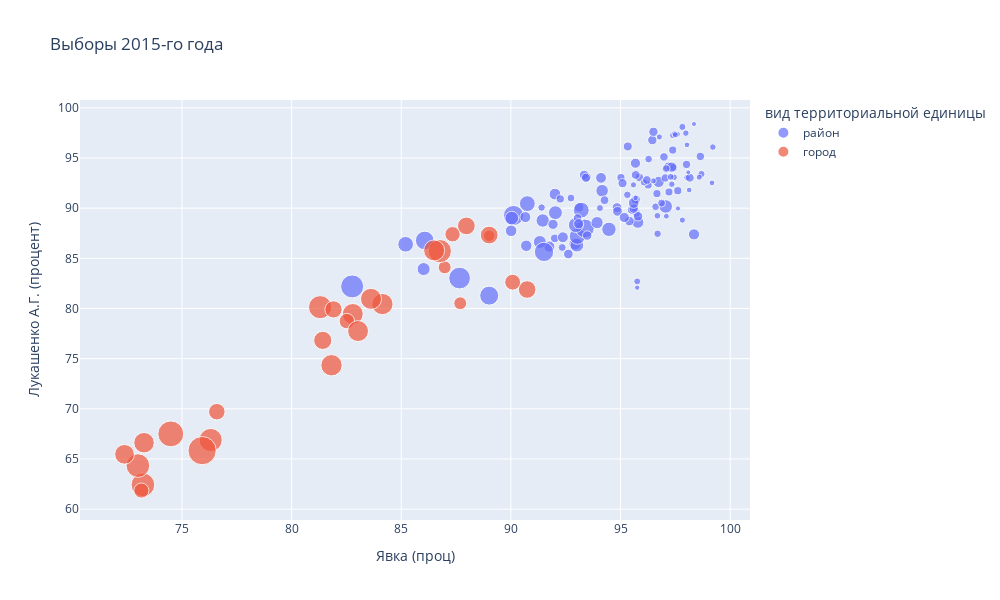

Notebook code cell kept with this figure:
### Markdown cell above
**Размер метки** соответвсвует количеству (полному) избирателей на участке. Соответсвенно, на графике очень отчётливо видна зависимость: чем больше населённый пункт -- тем меньше явка и процент голосов "за". Так же заметно, что, даже при одинаковом количестве избирателей на районном и городских участках, и явка и процент обычно больше на районных участках.


Хочется отметить "забавную" кучность точек отвечающих районам крупных городов. "Забавнее" всего получилось с районами Витебска: два района почти полностью совпадают, а третий сильно выбивается.

### Code cell
import plotly.express as px
fig = px.scatter(data1,
                 x="Явка (проц)",
                 y="Лукашенко А.Г. (процент)",
                 color='вид территориальной единицы',
                 hover_name='Наименование административно- территориальной (территориальной) единицы',
                title='Выборы 2015-го года',
                width=1000,
                height=600,
                size='Количество избирателей (всего)')
fig.show()

### Figure 1 — Plotly figure (JSON) as saved in the notebook; plotly's stock layout.template omitted (floating-point values rounded to 4 significant figures)
{"data": [{"hovertemplate": "<b>%{hovertext}</b><br><br>вид территориальной единицы=район<br>Явка (проц)=%{x}<br>Лукашенко А.Г. (процент)=%{y}<br>Количество избирателей (всего)=%{marker.size}<extra></extra>", "hovertext": ["Барановичский район", "Берёзовский район", "Брестский район", "Ганцевичский район", "Дрогичинский район", "Жабинковский район", "Ивановский район", "Ивацевичский район", "Каменецкий район", "Кобринский район", "Лунинецкий район", "Ляховичский район", "Малоритский район", "Пинский район", "Пружанский район", "Столинский район", "Бешенковичский район", "Браславский район", "Верхнедвинский район", "Витебский район", "Глубокский район", "Городокский район", "Докшицкий район", "Дубровенский район", "Лепельский район", "Лиозненский район", "Миорский район", "Оршанский  район", "Полоцкий район", "Поставский район", "Россонский район", "Сенненский район", "Толочинский район", "Ушачский район", "Чашникский район", "Шарковщинский район", "Шумилинский район", "Брагинский район", "Буда-Кошелевский район", "Ветковский район", "Гомельский район", "Добрушский район", "Ельский район", "Житковичский район", "Жлобинский район", "Калинковичский район", "Кормянский район", "Лельчицкий район", "Лоевский район", "Мозырский район", "Наровлянский район", "Октябрьский район", "Петриковский район", "Речицкий район", "Рогачевский район", "Светлогорский район", "Хойникский район", "Чечерский район", "Берестовицкий район", "Волковысский район", "Вороновский район", "Гродненский район", "Дятловский район", "Зельвенский район", "Ивьевский район", "Кореличский район", "Лидский район", "Мостовский район", "Новогрудский район", "Островецкий район", "Ошмянский район", "Свислочский район", "Слонимский район", "Сморгонский район", "Щучинский район", "Березинский район", "Борисовский район", "Вилейский район", "Воложинский район", "Дзержинский район", "Клецкий район", "Копыльский район", "Крупский район", "Логойский район", "Любанский район", "Минский район", "Молодечненский район", "Мядельский район", "Несвижский район", "Пуховичский район", "Слуцкий район", "Смолевичский район", "Солигорский район", "Стародорожский район", "Столбцовский район", "Узденский район", "Червенский район", "Белыничский район", "Бобруйский район", "Быховский район", "Глусский район", "Горецкий район", "Дрибинский район", "Кировский район", "Климовичский район", "Кличевский район", "Костюковичский район", "Краснопольский район", "Кричевский район", "Круглянский район", "Могилевский район", "Мстиславский район", "Осиповичский район", "Славгородский район", "Хотимский район", "Чаусский район", "Чериковский район", "Шкловский район"], "legendgroup": "район", "marker": {"color": "#636efa", "size": [26229, 43874, 28076, 21362, 29158, 17888, 31217, 42829, 26980, 61219, 55364, 20864, 17837, 37124, 37801, 54443, 12546, 20658, 16817, 27100, 27587, 17845, 19632, 11635, 26386, 11399, 16610, 120227, 73936, 27469, 7985, 18452, 19159, 11210, 25348, 12429, 14588, 9285, 25892, 13102, 57156, 30725, 12462, 27567, 77566, 46510, 10198, 19588, 9559, 105097, 7564, 11054, 24155, 74200, 43741, 66508, 15030, 11264, 12016, 55627, 21630, 40917, 22702, 13194, 20755, 17455, 103106, 21752, 35725, 19458, 24417, 13729, 50310, 39568, 34704, 18207, 139643, 36947, 28234, 49417, 22993, 22696, 20139, 26502, 24947, 156812, 106959, 22238, 30534, 52578, 72339, 35333, 110478, 15695, 31215, 18415, 24979, 15430, 13116, 22478, 10181, 30414, 8264, 15709, 19852, 11205, 19276, 7165, 25696, 11028, 34252, 16794, 38632, 9691, 8842, 14133, 10108, 21332], "sizemode": "area", "sizeref": 592.1, "symbol": "circle"}, "mode": "markers", "name": "район", "showlegend": true, "type": "scatter", "x": [96.45, 92.92, 94.84, 96.98, 97.19, 97.43, 97.33, 95.79, 93.45, 94.47, 93.01, 98.01, 97.08, 98.35, 96.74, 97.06, 99.21, 95.71, 96.69, 95.4, 92.62, 96.6, 96.66, 95.74, 95.8, 97.82, 91.4, 90.12, 90.75, 93.11, 97.62, 96.87, 96.26, 96.49, 95.69, 97.34, 94.06, 97.6, 96.5, 97.39, 92.03, 95.68, 97.98, 93.34, 93.03, 94.16, 97.46, 97.38, 98.03, 93.37, 98.35, 96.77, 95.33, 93.21, 93.93, 92.96, 97.82, 97.5, 98.03, 90.04, 95.86, 92.01, 98.16, 97.44, 97.04, 96.28, 86.07, 93.04, 90.66, 95.02, 93.42, 97.29, 86.02, 90.01, 94.11, 92.74, 87.66, 91.75, 94.86, 91.32, 95.69, 94.27, 92.25, 93.48, 95.09, 82.76, 89.01, 92, 93.09, 91.45, 85.2, 92.37, 91.51, 98.69, 91.92, 92.34, 95.52, 96.07, 96.68, 96.2, 97.09, 95.17, 95.76, 95.64, 97.61, 95.59, 97.21, 98.09, 95.6, 98.59, 95.6, 95.31, 90.7, 98.13, 95.69, 95.76, 99.17, 98.64], "xaxis": "x", "y": [96.79, 86.43, 90.06, 95.11, 94.11, 94.05, 94.09, 88.59, 93.1, 87.89, 86.31, 94.36, 93.95, 87.39, 92.62, 90.17, 96.09, 89.49, 87.45, 88.71, 85.43, 90.14, 91.45, 90.72, 89.19, 88.81, 90.06, 89.27, 90.45, 90.09, 89.97, 90.51, 92.31, 92.72, 90.87, 92.39, 90.01, 97.37, 97.61, 97.26, 89.55, 94.48, 97.48, 93.3, 87.2, 91.74, 97.43, 95.79, 96.31, 87.98, 98.39, 97.1, 96.15, 89.8, 88.56, 88.32, 98.1, 97.31, 93.05, 89.01, 93.06, 91.4, 93.03, 93.08, 93.01, 94.89, 86.78, 89.02, 89.11, 93.05, 93.03, 93.12, 83.93, 87.74, 93.02, 91.01, 83.03, 86.17, 89.68, 86.63, 93.31, 90.8, 90.92, 87.27, 92.49, 82.2, 81.28, 86.99, 88.45, 88.77, 86.4, 87.1, 85.64, 93.4, 88.39, 86.08, 89.85, 92.57, 89.24, 92.81, 89.2, 89.07, 82.08, 89.98, 91.74, 92.32, 91.61, 93.57, 89.95, 93.09, 90.52, 91.33, 86.25, 91.81, 91.02, 82.7, 92.52, 95.16], "yaxis": "y"}, {"hovertemplate": "<b>%{hovertext}</b><br><br>вид территориальной единицы=город<br>Явка (проц)=%{x}<br>Лукашенко А.Г. (процент)=%{y}<br>Количество избирателей (всего)=%{marker.size}<extra></extra>", "hovertext": ["г. Барановичи", "г. Пинск", "Ленинский район г. Бреста", "Московский район г. Бреста", "г. Новополоцк", "Железнодорожный район г. Витебска", "Октябрьский район г. Витебска", "Первомайский район г. Витебска", "Железнодорожный район г. Гомеля", "Новобелицкий район г. Гомеля", "Советский район г. Гомеля", "Центральный район г. Гомеля", "Ленинский район г. Гродно", "Октябрьский район г. Гродно", "г. Жодино", "Ленинский район г. Бобруйска", "Первомайский район г. Бобруйска", "Ленинский район г. Могилева", "Октябрьский район г. Могилева", "Заводской район г. Минск", "Ленинский  район г. Минск", "Московский  район г. Минск", "Октябрьский район г. Минск", "Партизанский район г. Минск", "Первомайский  район г. Минск", "Советский район г. Минск", "Фрунзенский район г. Минск", "Центральный район г. Минск"], "legendgroup": "город", "marker": {"color": "#EF553B", "size": [130367, 91930, 71005, 158707, 74676, 39466, 93848, 129888, 134043, 49478, 131348, 88143, 97976, 134597, 49145, 69479, 93010, 159291, 130652, 166138, 165567, 198655, 124966, 67502, 158455, 115005, 236826, 81050], "sizemode": "area", "sizeref": 592.1, "symbol": "circle"}, "mode": "markers", "name": "город", "showlegend": true, "type": "scatter", "x": [82.79, 90.74, 82.52, 81.3, 90.08, 89.01, 89.01, 83.03, 84.14, 86.98, 83.62, 81.91, 81.42, 81.82, 87.69, 87.34, 87.97, 86.76, 86.5, 73.22, 72.99, 74.49, 73.27, 73.15, 76.31, 72.38, 75.92, 76.59], "xaxis": "x", "y": [79.45, 81.89, 78.74, 80.13, 82.62, 87.25, 87.32, 77.75, 80.44, 84.1, 80.96, 79.91, 76.82, 74.34, 80.52, 87.4, 88.23, 85.72, 85.79, 62.42, 64.34, 67.5, 66.62, 61.85, 66.89, 65.46, 65.83, 69.71], "yaxis": "y"}], "layout": {"height": 600, "legend": {"itemsizing": "constant", "title": {"text": "вид территориальной единицы"}, "tracegroupgap": 0}, "title": {"text": "Выборы 2015-го года"}, "width": 1000, "xaxis": {"anchor": "y", "domain": [0, 1], "title": {"text": "Явка (проц)"}}, "yaxis": {"anchor": "x", "domain": [0, 1], "title": {"text": "Лукашенко А.Г. (процент)"}}}}
